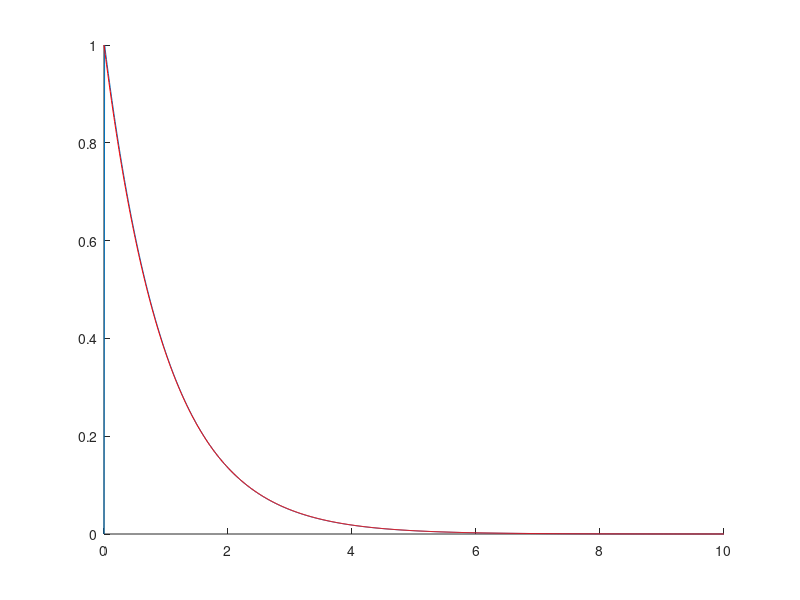

This chart was generated by the following MATLAB code:
clc
clear all
close all

t0=0;
dt=.01;
tfl=10;
t=t0:dt:tfl;

r=1;
c=1;
%vt=1;
%2
vt=1/dt;
vc(1)=0;

for i=1:length(t)-1
vcp(i)=(vt-vc(i))/(r*c);
vc(i+1)=sum(vcp*dt);
%2
vt=0;
end

gs=tf([1],[r*c 1]);
%y=step(gs,t);
y=impulse(gs,t);
y1=1-exp((-1/(r*c)*t));
%y1=dferivada de arriba

hold on
plot(t,vc)
plot(t,y,'r');
%plot(t,y1,'*')
